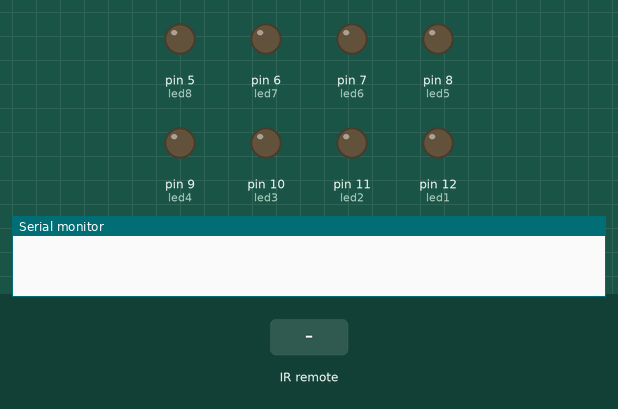
The sketch below on a simulated Arduino Uno, built with avr-gcc and run on an emulated ATmega328P. Parts: output pins drawn as LEDs (lit = HIGH), the last lines printed to the serial monitor. Inputs (shaded band) come from the test bench.

Above: at 1.2 s.
1.3 s: infrared code 0xFD08F7 received
At 2.3 s:
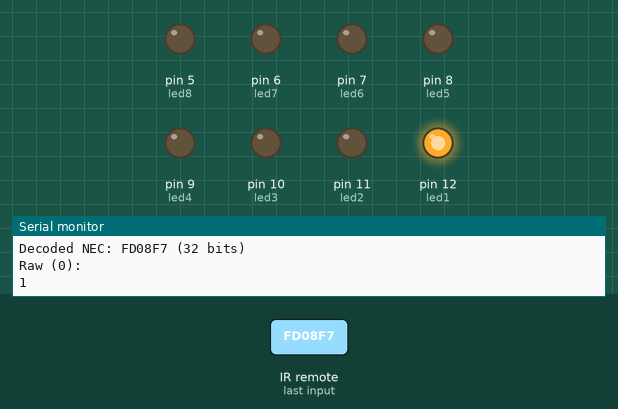
2.8 s: infrared code 0xFD8877 received
At 3.5 s:
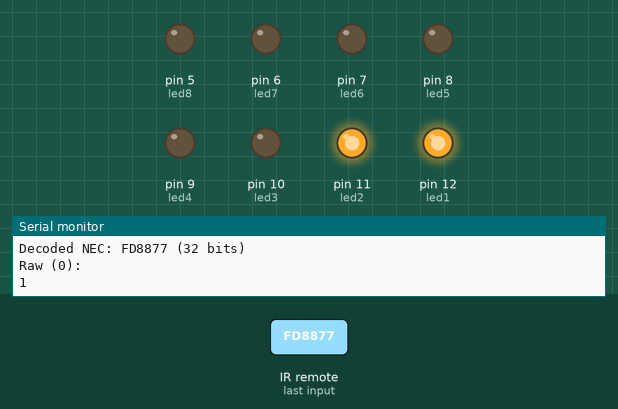
4.3 s: infrared code 0xFD48B7 received
At 4.6 s:
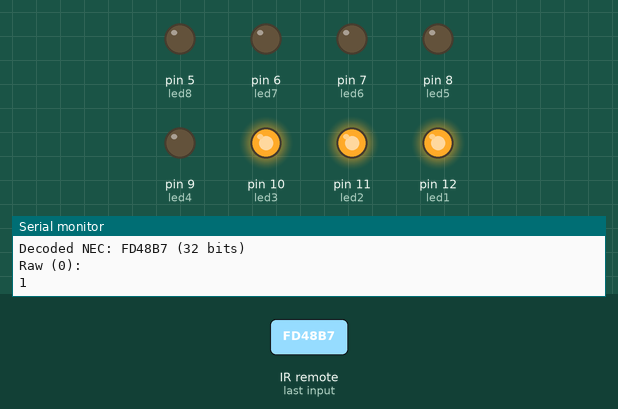
5.8 s: infrared code 0xFD28D7 received
At 6.9 s:
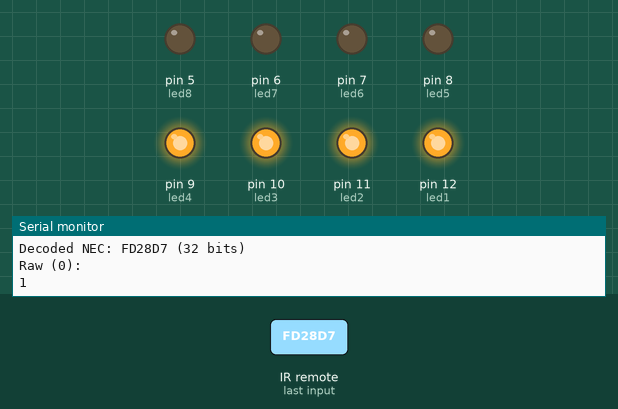
7.3 s: infrared code 0xFDA857 received
At 8.1 s:
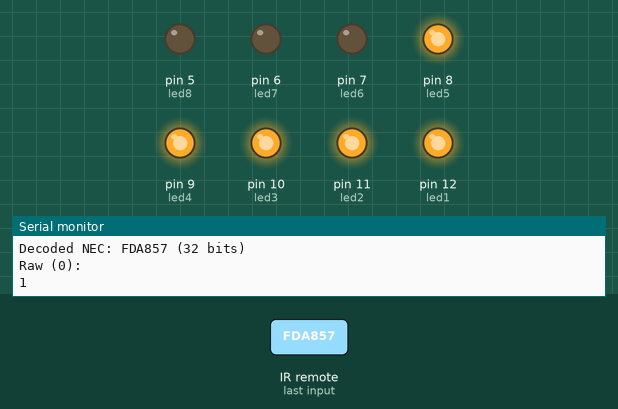
8.8 s: infrared code 0xFD18E7 received
At 9.2 s:
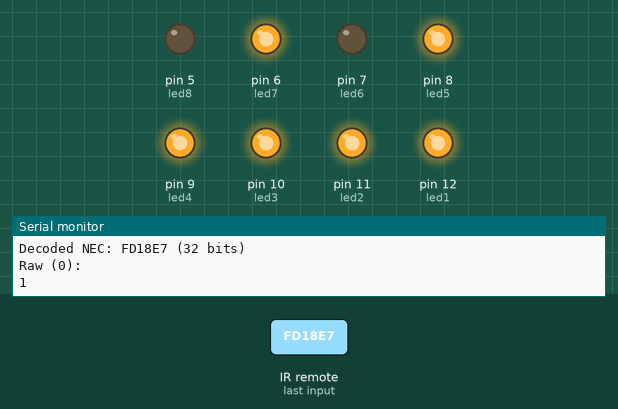
Timing chart, 0 to 11.3 s (numbered marks = the images above; inputs shaded):
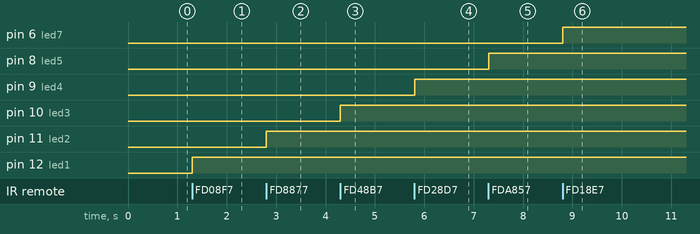

The sketch:

IR_remote_HA.ino
```cpp
#include <IRremote.h>

//if RECV_PIN = 2; cannot work then change it to 11.

int RECV_PIN = 2;
int led1 = 12;
int led2 = 11;
int led3 = 10;
int led4 = 9;
int led5 = 8;
int led6 = 7;
int led7 = 6;
int led8 = 5;
boolean bt1;
boolean bt2;
boolean bt3;
boolean bt4;
boolean bt5;
boolean bt6;
boolean bt7;
boolean bt8;

IRrecv irrecv(RECV_PIN);
decode_results results;

void setup()
{
  Serial.begin(9600);
  irrecv.enableIRIn(); // Start the receiver
  pinMode(led1, OUTPUT);
  pinMode(led2, OUTPUT);
  pinMode(led3, OUTPUT);
  pinMode(led4, OUTPUT);
  pinMode(led5, OUTPUT);
  pinMode(led6, OUTPUT);
  pinMode(led7, OUTPUT);
  pinMode(led8, OUTPUT);
}


void dump(decode_results *results) {
  // Dumps out the decode_results structure.
  // Call this after IRrecv::decode()
  int count = results->rawlen;
  if (results->decode_type == UNKNOWN) {
    Serial.print("Unknown encoding: ");
  }
  else if (results->decode_type == NEC) {
    Serial.print("Decoded NEC: ");

  }
  else if (results->decode_type == SONY) {
    Serial.print("Decoded SONY: ");
  }
  else if (results->decode_type == RC5) {
    Serial.print("Decoded RC5: ");
  }
  else if (results->decode_type == RC6) {
    Serial.print("Decoded RC6: ");
  }
  else if (results->decode_type == PANASONIC) {
    Serial.print("Decoded PANASONIC - Address: ");
    Serial.print(results->address, HEX);
    Serial.print(" Value: ");
  }
  else if (results->decode_type == LG) {
    Serial.print("Decoded LG: ");
  }
  else if (results->decode_type == JVC) {
    Serial.print("Decoded JVC: ");
  }
  else if (results->decode_type == AIWA_RC_T501) {
    Serial.print("Decoded AIWA RC T501: ");
  }
  else if (results->decode_type == WHYNTER) {
    Serial.print("Decoded Whynter: ");
  }
  Serial.print(results->value, HEX);
  Serial.print(" (");
  Serial.print(results->bits, DEC);
  Serial.println(" bits)");
  Serial.print("Raw (");
  Serial.print(count, DEC);
  Serial.print("): ");

  for (int i = 1; i < count; i++) {
    if (i & 1) {
      Serial.print(results->rawbuf[i]*USECPERTICK, DEC);
    }
    else {
      Serial.write('-');
      Serial.print((unsigned long) results->rawbuf[i]*USECPERTICK, DEC);
    }
    Serial.print(" ");
  }
  Serial.println();
}

void loop() {
  if (irrecv.decode(&results)) {
    Serial.print("Values:");
    Serial.println(results.value);
    dump(&results);

  // Button 1
    if (results.value == 16582903){
      if (bt1 == 0){
      bt1++;
     Serial.println(bt1);
        digitalWrite(led1, HIGH);
        delay(50);
      }

  else if (bt1 == 1){
      bt1 = 0;
     Serial.println(bt1);
      digitalWrite(led1, LOW);
      delay(50);
      }
    };

    //Button 2
        if (results.value == 16615543){
      if (bt2 == 0){
      bt2++;
     Serial.println(bt2);
        digitalWrite(led2, HIGH);
        delay(50);
      }

  else if (bt2 == 1){
      bt2 = 0;
     Serial.println(bt2);
      digitalWrite(led2, LOW);
      delay(50);
      }
    };

        //Button 3
        if (results.value == 16599223){
      if (bt3 == 0){
      bt3++;
     Serial.println(bt3);
     digitalWrite(led3, HIGH);
     delay(50);
      }

  else if (bt3 == 1){
      bt3 = 0;
     Serial.println(bt3);
      digitalWrite(led3, LOW);
      delay(50);
      }
    };

        //Button 4
        if (results.value == 16591063){
      if (bt4 == 0){
      bt4++;
     Serial.println(bt4);
        digitalWrite(led4, HIGH);
        delay(50);
      }

  else if (bt4 == 1){
      bt4 = 0;
     Serial.println(bt4);
      digitalWrite(led4, LOW);
      delay(50);
      }
    };

        //Button 5
        if (results.value == 16623703){
      if (bt5 == 0){
      bt5++;
     Serial.println(bt5);
        digitalWrite(led5, HIGH);
        delay(50);
      }

  else if (bt5 == 1){
      bt5 = 0;
     Serial.println(bt5);
      digitalWrite(led5, LOW);
      delay(50);
      }
    };

        //Button 6
        if (results.value == 16607383){
      if (bt6 == 0){
      bt6++;
     Serial.println(bt6);
        digitalWrite(led6, HIGH);
        delay(50);
      }

  else if (bt6 == 1){
      bt6 = 0;
     Serial.println(bt6);
      digitalWrite(led6, LOW);
      delay(50);
      }
    };

        //Button 7
        if (results.value == 16586983){
      if (bt7 == 0){
      bt7++;
     Serial.println(bt7);
        digitalWrite(led7, HIGH);
        delay(50);
      }

  else if (bt7 == 1){
      bt7 = 0;
     Serial.println(bt7);
      digitalWrite(led7, LOW);
      delay(50);
      }
    };

        //Button 8
        if (results.value == 16619623){
      if (bt8 == 0){
      bt8++;
     Serial.println(bt8);
        digitalWrite(led8, HIGH);
        delay(50);
      }

  else if (bt8 == 1){
      bt8 = 0;
     Serial.println(bt8);
      digitalWrite(led8, LOW);
      delay(50);
      }
    };

    //I/O
        if (results.value == 16580863)
      {
        digitalWrite(led1, LOW);
        digitalWrite(led2, LOW);
        digitalWrite(led3, LOW);
        digitalWrite(led4, LOW);
        digitalWrite(led5, LOW);
        digitalWrite(led6, LOW);
        digitalWrite(led7, LOW);
        digitalWrite(led8, LOW);
        delay(50);
      };

     irrecv.resume(); // Receive the next value
  }
}
```

Measured:
- after the input at 1.3 s, pin 12 (led1): LOW → HIGH at once
- after the input at 2.8 s, pin 11 (led2): LOW → HIGH at once
- after the input at 4.3 s, pin 10 (led3): LOW → HIGH at once
- after the input at 5.8 s, pin 9 (led4): LOW → HIGH at once
- after the input at 7.3 s, pin 8 (led5): LOW → HIGH at once
- after the input at 8.8 s, pin 6 (led7): LOW → HIGH at once
